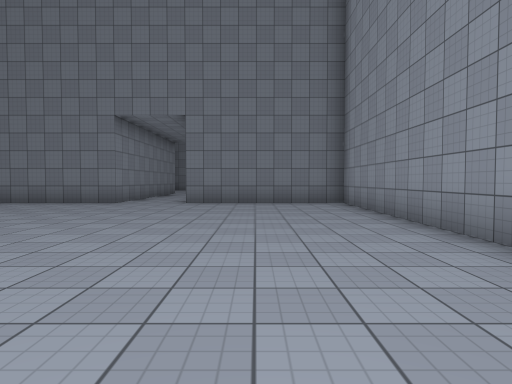
View 1 (above)

24 first-person views from a walk through a 3-D level made in the Unity game engine. The camera is 1.3 m above the floor, tilts 2° down and sees 75° across. The floor is counted in squares, 2 m on a side. Each view is taken from the middle of a square. On the plan, view 1 faces up. The plan holds only what a view shows up to about 10 squares ahead; the rest is blank. The place goes on beyond the plan. The player is left out. Surface patterns are stand-ins for the level's own textures.

View 2
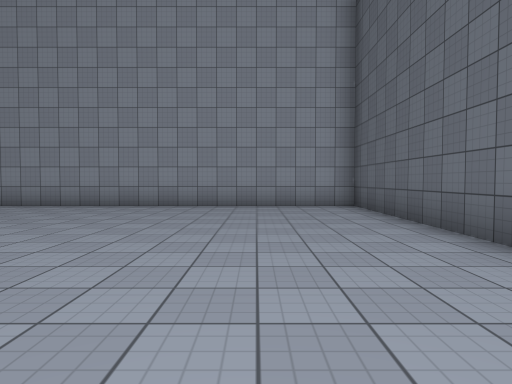

View 3
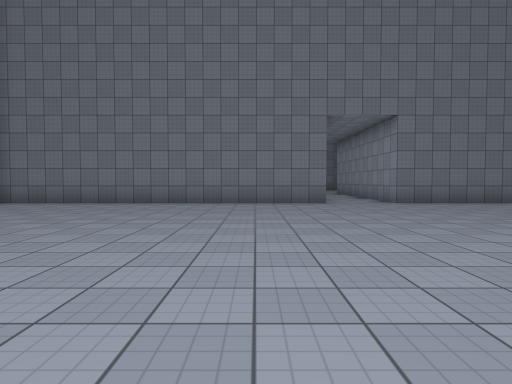

View 4
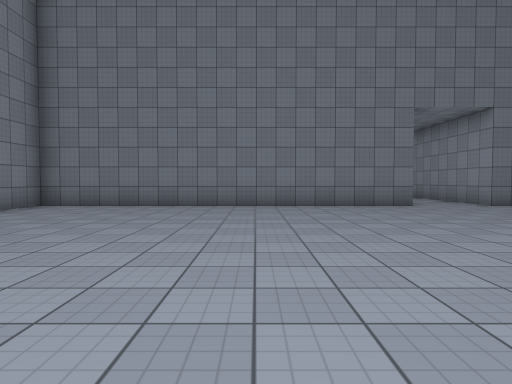

View 5
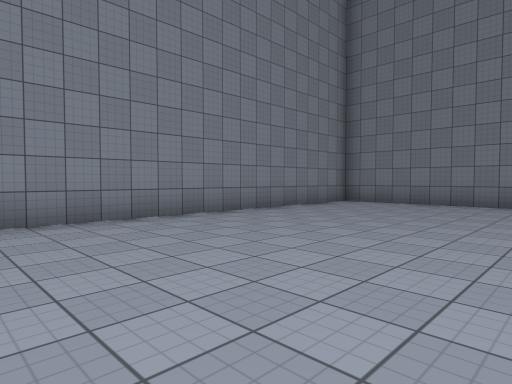

View 6
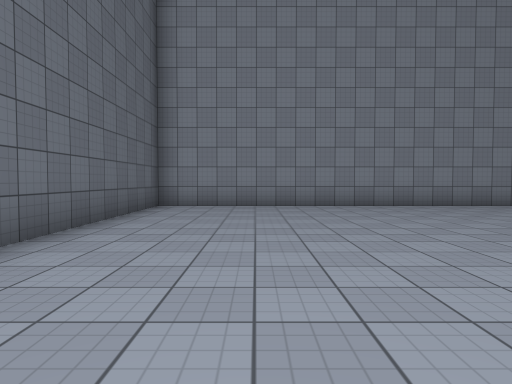

View 7
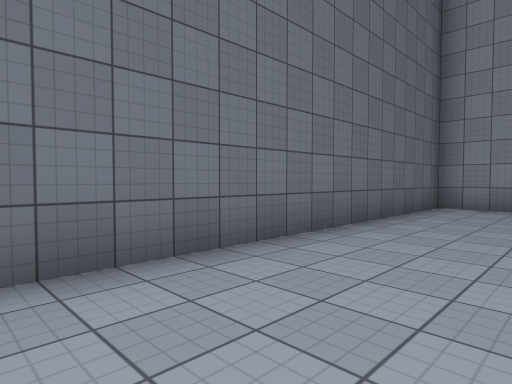

View 8
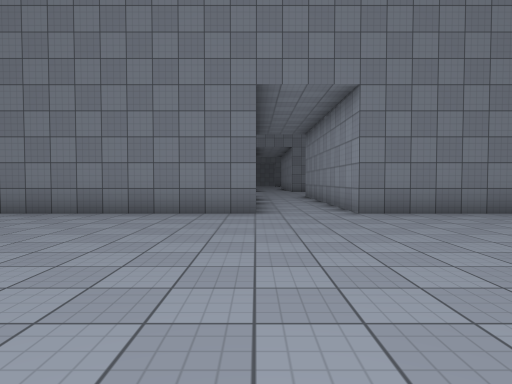

View 9
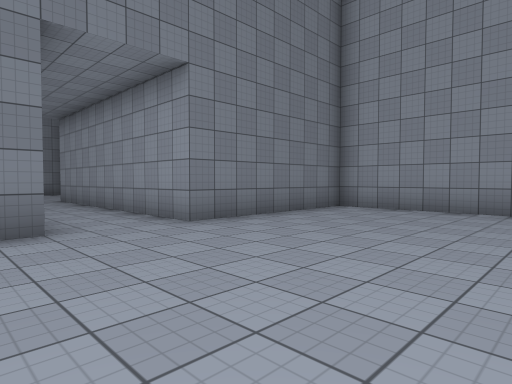

View 10
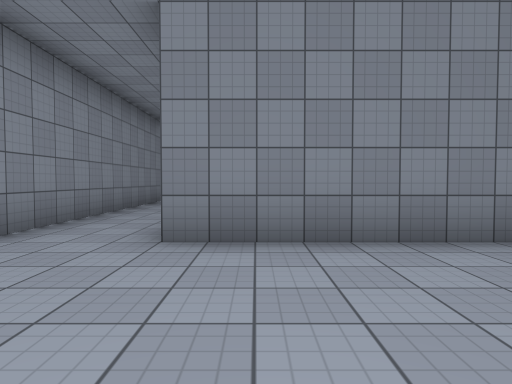

View 11
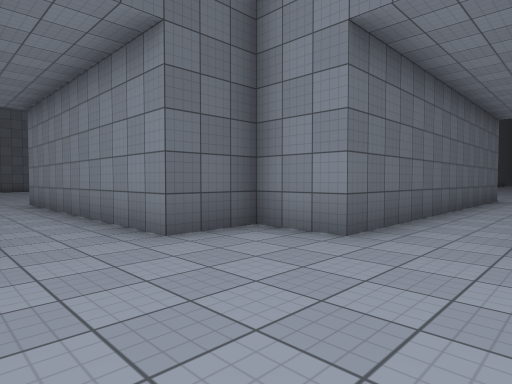

View 12
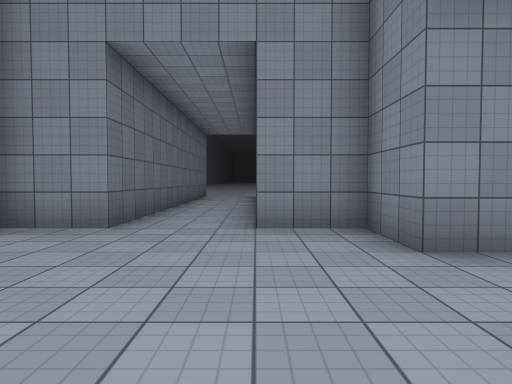

View 13
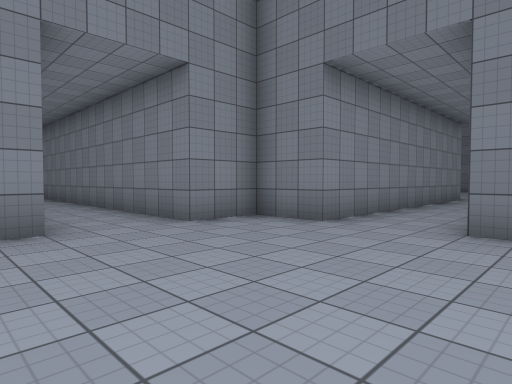

View 14
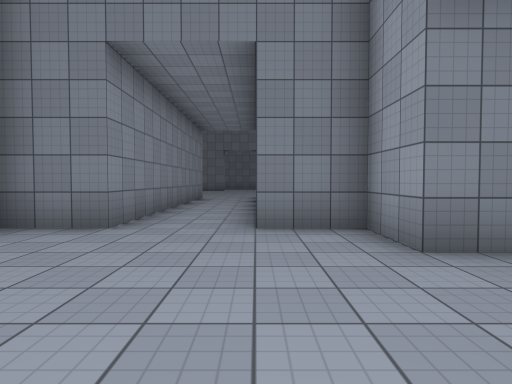

View 15
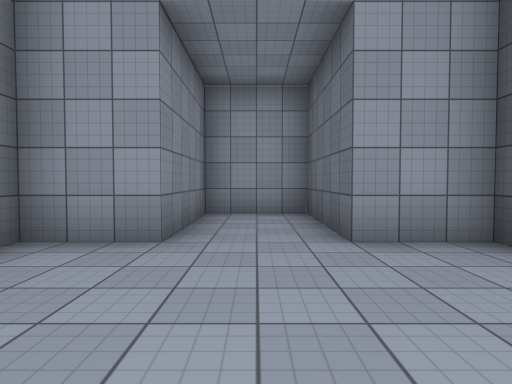

View 16
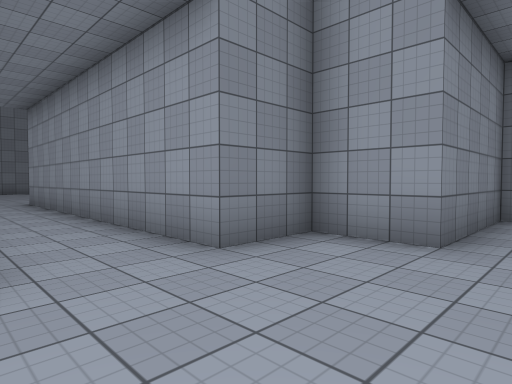

View 17
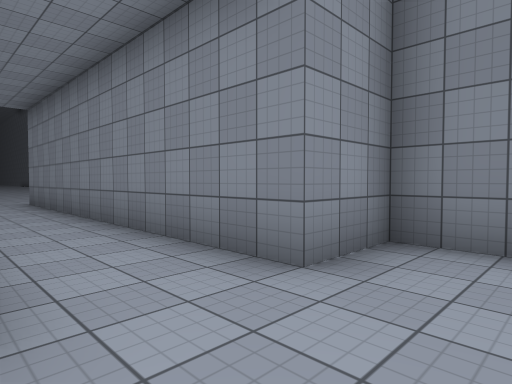

View 18
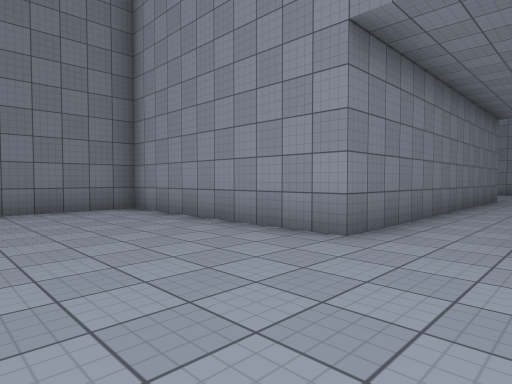

View 19
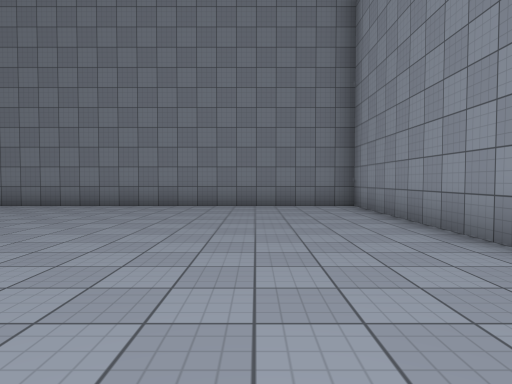

View 20
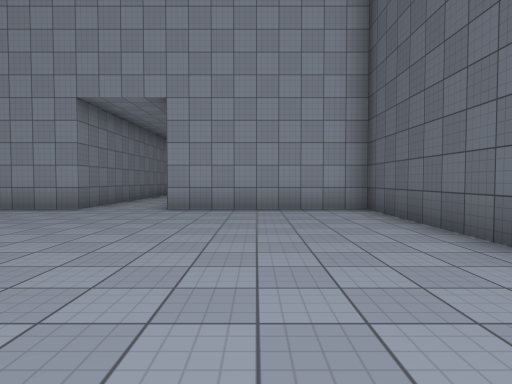

View 21
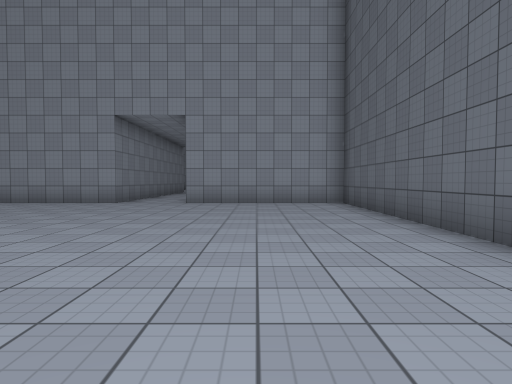

View 22
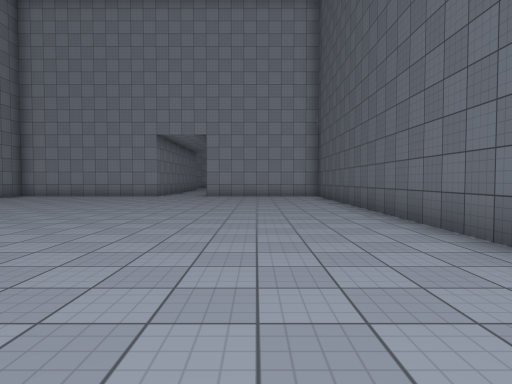

View 23
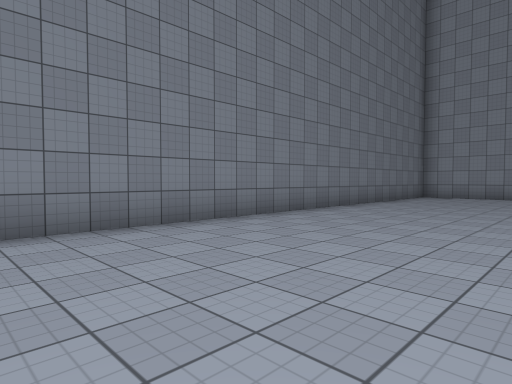

View 24
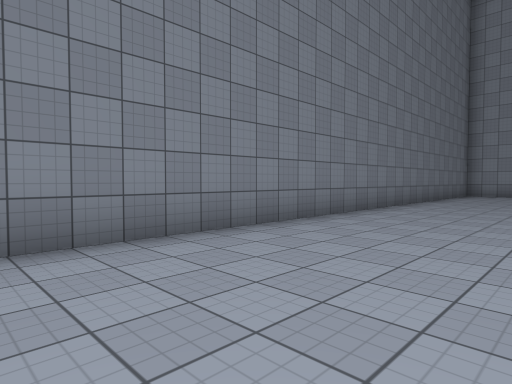

### Floor plan
Points are (right, up) in squares from view 1. A wall is a line through its corners. A room is listed if a view was taken in it or the views show most of it. See-through windows are left out.
Room 1 (views 1, 2, 3, 4, 5, 6, 7, 8, 9, 10)
walls: (-4, 9.5) (-13.5, 9.5) (-13.5, -2.5) (-5.2, -2.5); (-2.8, -2.5) (2.5, -2.5) (2.5, 9.5) (-2, 9.5)
ways out: opening at (-3, 10) to room 2
Room 2 (views 11, 12, 13, 14, 15, 16, 17)
walls: (-4, 21.5) (-5.5, 21.5) (-5.5, 20) (-14.5, 20); (-0.5, 16.4) (-0.5, 18) (2.5, 18) (2.5, 20) (-0.5, 20) (-0.5, 21.5) (-2, 21.5); (-2, 9.5) (-2, 16.1); (-14.5, 18) (-5.5, 18) (-5.5, 16.5) (-4, 16.5) (-4, 9.5)
ways out: opening at (-3, 10) to room 1; opening at (-14, 19) to room 3; opening at (-3, 22)
Room 3 (views 18, 19, 20, 21, 22, 23, 24)
walls: (-24.8, 13.5) (-14.5, 13.5) (-14.5, 18); (-14.5, 20) (-14.5, 25.5) (-29.6, 25.5)
ways out: opening at (-14, 19) to room 2

Where each view was taken, in squares from view 1:
view 1: 0 up, 0 right, facing up
view 2: 0 up, 6 left, facing right
view 3: 0 up, 6 left, facing up
view 4: 1 up, 8 left, facing up
view 5: 0 up, 8 left, facing up-left
view 6: 0 up, 5 left, facing left
view 7: 0 up, 5 left, facing down-left
view 8: 3 up, 4 left, facing up
view 9: 5 up, 5 left, facing up-right
view 10: 6 up, 1 left, facing up
view 11: 20 up, 2 left, facing down-left
view 12: 20 up, 1 left, facing left
view 13: 17 up, 1 left, facing up-left
view 14: 17 up, 2 left, facing up
view 15: 19 up, 4 left, facing right
view 16: 19 up, 4 left, facing up-right
view 17: 18 up, 4 left, facing up-left
view 18: 18 up, 18 left, facing up-right
view 19: 17 up, 17 left, facing up
view 20: 16 up, 22 left, facing right
view 21: 16 up, 24 left, facing right
view 22: 16 up, 28 left, facing right
view 23: 21 up, 28 left, facing up-right
view 24: 22 up, 30 left, facing up-right
